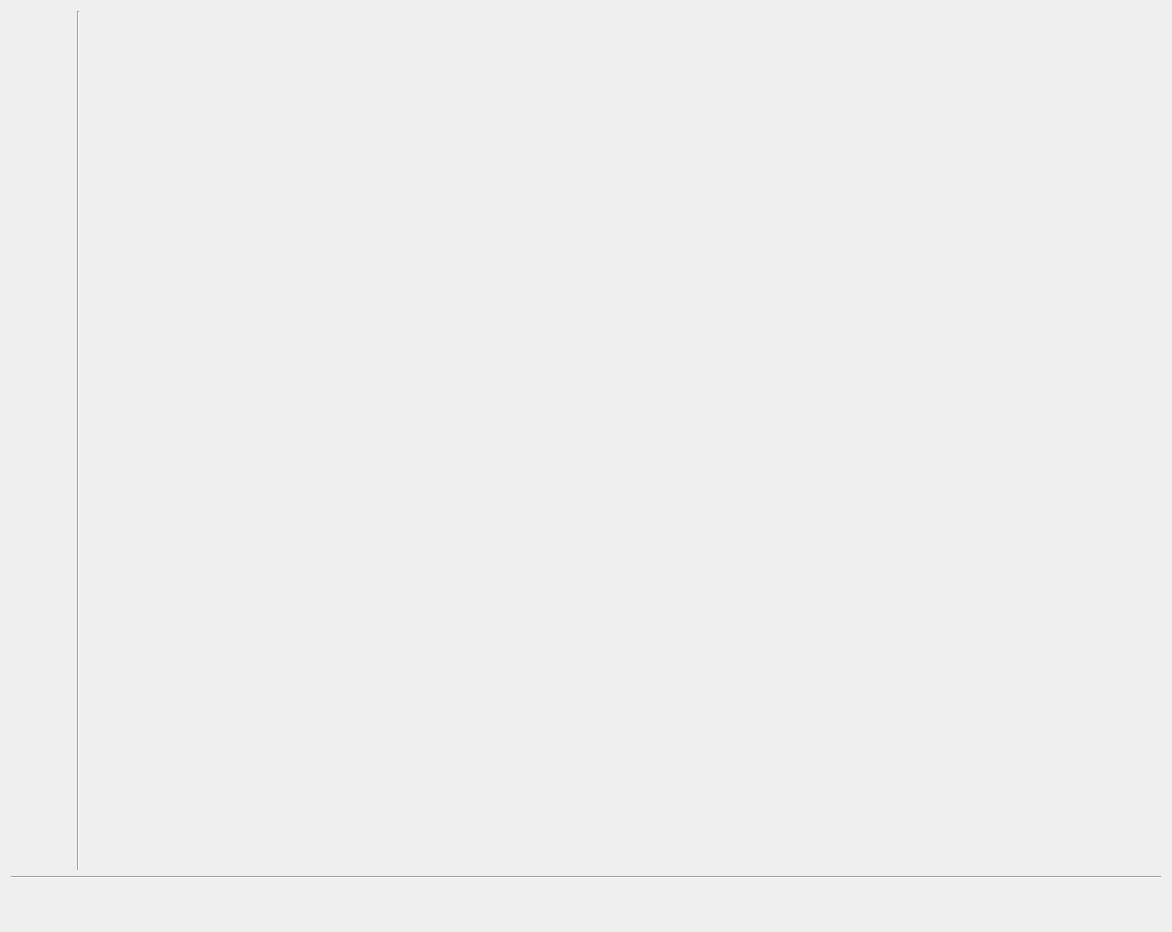
<?xml version="1.0" encoding="UTF-8"?>
<ui version="4.0">
 <class>Form</class>
 <widget class="QWidget" name="Form">
  <property name="geometry">
   <rect>
    <x>0</x>
    <y>0</y>
    <width>1172</width>
    <height>932</height>
   </rect>
  </property>
  <property name="windowTitle">
   <string>Form</string>
  </property>
  <layout class="QVBoxLayout" name="verticalLayout">
   <item>
    <layout class="QHBoxLayout" name="horizontalLayout_4">
     <property name="spacing">
      <number>6</number>
     </property>
     <item>
      <layout class="QVBoxLayout" name="verticalLayout_5">
       <property name="spacing">
        <number>10</number>
       </property>
       <property name="leftMargin">
        <number>20</number>
       </property>
       <property name="topMargin">
        <number>10</number>
       </property>
       <property name="rightMargin">
        <number>10</number>
       </property>
       <property name="bottomMargin">
        <number>10</number>
       </property>
       <item>
        <layout class="QHBoxLayout" name="horizontalLayout_2">
         <item alignment="Qt::AlignVCenter">
          <widget class="Epc" name="epc_3">
           <property name="frame" stdset="0">
            <string>StatusBits</string>
           </property>
           <property name="signal" stdset="0">
            <string>State_status</string>
           </property>
          </widget>
         </item>
         <item>
          <widget class="Check" name="check">
           <property name="frame" stdset="0">
            <string>StatusBits</string>
           </property>
           <property name="signal" stdset="0">
            <string>PowerAvailAC_status</string>
           </property>
          </widget>
         </item>
        </layout>
       </item>
       <item>
        <layout class="QGridLayout" name="gridLayout">
         <item row="2" column="3">
          <widget class="Check" name="check_4">
           <property name="frame" stdset="0">
            <string>CommandModeControl</string>
           </property>
           <property name="signal" stdset="0">
            <string>ForceRelayK1_Precharge_command</string>
           </property>
           <property name="tx" stdset="0">
            <bool>true</bool>
           </property>
          </widget>
         </item>
         <item row="2" column="4">
          <widget class="Check" name="check_5">
           <property name="frame" stdset="0">
            <string>CommandModeControl</string>
           </property>
           <property name="signal" stdset="0">
            <string>ForceRelayRelayK2_DCRun_comand</string>
           </property>
           <property name="tx" stdset="0">
            <bool>true</bool>
           </property>
          </widget>
         </item>
         <item row="1" column="4">
          <widget class="Check" name="check_6">
           <property name="frame" stdset="0">
            <string>CommandModeControl</string>
           </property>
           <property name="signal" stdset="0">
            <string>ForceRelayMX2_command</string>
           </property>
           <property name="tx" stdset="0">
            <bool>true</bool>
           </property>
          </widget>
         </item>
         <item row="1" column="3">
          <widget class="Check" name="check_7">
           <property name="frame" stdset="0">
            <string>CommandModeControl</string>
           </property>
           <property name="signal" stdset="0">
            <string>ForceRelayMX1_command</string>
           </property>
           <property name="tx" stdset="0">
            <bool>true</bool>
           </property>
          </widget>
         </item>
         <item row="1" column="2">
          <widget class="Check" name="check_8">
           <property name="frame" stdset="0">
            <string>CommandModeControl</string>
           </property>
           <property name="signal" stdset="0">
            <string>InvertHwEnable_command</string>
           </property>
           <property name="tx" stdset="0">
            <bool>true</bool>
           </property>
          </widget>
         </item>
         <item row="1" column="1">
          <widget class="Button" name="button">
           <property name="frame" stdset="0">
            <string>CommandModeControl</string>
           </property>
           <property name="signal" stdset="0">
            <string>FaultClear_command</string>
           </property>
           <property name="tx" stdset="0">
            <bool>true</bool>
           </property>
          </widget>
         </item>
         <item row="2" column="2">
          <widget class="Check" name="check_3">
           <property name="frame" stdset="0">
            <string>CommandModeControl</string>
           </property>
           <property name="signal" stdset="0">
            <string>Enable_command</string>
           </property>
           <property name="tx" stdset="0">
            <bool>true</bool>
           </property>
          </widget>
         </item>
        </layout>
       </item>
      </layout>
     </item>
     <item>
      <widget class="Line" name="line">
       <property name="orientation">
        <enum>Qt::Vertical</enum>
       </property>
      </widget>
     </item>
     <item>
      <layout class="QGridLayout" name="gridLayout_2">
       <item row="0" column="0">
        <widget class="Epc" name="epc_4">
         <property name="frame" stdset="0">
          <string>StatusDCParameters</string>
         </property>
         <property name="signal" stdset="0">
          <string>CurrentDC_measured</string>
         </property>
        </widget>
       </item>
       <item row="0" column="1">
        <widget class="Epc" name="epc_7">
         <property name="frame" stdset="0">
          <string>StatusACParameters</string>
         </property>
         <property name="signal" stdset="0">
          <string>CurrentAC_measured</string>
         </property>
        </widget>
       </item>
       <item row="1" column="1">
        <widget class="Epc" name="epc_9">
         <property name="frame" stdset="0">
          <string>StatusACParameters</string>
         </property>
         <property name="signal" stdset="0">
          <string>VoltageAC_measured</string>
         </property>
        </widget>
       </item>
       <item row="1" column="0">
        <widget class="Epc" name="epc_5">
         <property name="frame" stdset="0">
          <string>StatusDCParameters</string>
         </property>
         <property name="signal" stdset="0">
          <string>VoltageDCInput_measured</string>
         </property>
        </widget>
       </item>
       <item row="2" column="1">
        <widget class="Epc" name="epc_15">
         <property name="frame" stdset="0">
          <string>StatusTemps</string>
         </property>
         <property name="signal" stdset="0">
          <string>TempHeatsink_measured</string>
         </property>
        </widget>
       </item>
       <item row="1" column="2">
        <widget class="Epc" name="epc_6">
         <property name="frame" stdset="0">
          <string>StatusDCParameters</string>
         </property>
         <property name="signal" stdset="0">
          <string>VoltageDCBus</string>
         </property>
        </widget>
       </item>
       <item row="2" column="0">
        <widget class="Epc" name="epc_8">
         <property name="frame" stdset="0">
          <string>StatusTemps</string>
         </property>
         <property name="signal" stdset="0">
          <string>TempInternal_measured</string>
         </property>
        </widget>
       </item>
      </layout>
     </item>
     <item>
      <spacer name="horizontalSpacer_2">
       <property name="orientation">
        <enum>Qt::Horizontal</enum>
       </property>
       <property name="sizeHint" stdset="0">
        <size>
         <width>40</width>
         <height>20</height>
        </size>
       </property>
      </spacer>
     </item>
    </layout>
   </item>
   <item>
    <widget class="Line" name="line_2">
     <property name="orientation">
      <enum>Qt::Horizontal</enum>
     </property>
    </widget>
   </item>
   <item>
    <layout class="QHBoxLayout" name="horizontalLayout_6">
     <property name="spacing">
      <number>6</number>
     </property>
     <item>
      <layout class="QGridLayout" name="gridLayout_3">
       <item row="6" column="2">
        <widget class="Check" name="check_2">
         <property name="frame" stdset="0">
          <string>StatusBits</string>
         </property>
         <property name="signal" stdset="0">
          <string>PowerAvailAcRemote_status</string>
         </property>
        </widget>
       </item>
       <item row="1" column="2">
        <layout class="QHBoxLayout" name="horizontalLayout_5"/>
       </item>
       <item row="8" column="2">
        <widget class="Button" name="button_2">
         <property name="frame" stdset="0">
          <string>softwareRev</string>
         </property>
         <property name="signal" stdset="0">
          <string>InterfaceRev</string>
         </property>
         <property name="tx" stdset="0">
          <bool>true</bool>
         </property>
        </widget>
       </item>
       <item row="5" column="0">
        <widget class="Epc" name="epc_19">
         <property name="frame" stdset="0">
          <string>CommandPower</string>
         </property>
         <property name="signal" stdset="0">
          <string>ReactivePower_command</string>
         </property>
         <property name="tx" stdset="0">
          <bool>true</bool>
         </property>
        </widget>
       </item>
       <item row="4" column="0">
        <widget class="Epc" name="epc_16">
         <property name="frame" stdset="0">
          <string>CommandPower</string>
         </property>
         <property name="signal" stdset="0">
          <string>RealPower_command</string>
         </property>
         <property name="tx" stdset="0">
          <bool>true</bool>
         </property>
        </widget>
       </item>
       <item row="4" column="2">
        <widget class="Epc" name="epc_12">
         <property name="frame" stdset="0">
          <string>StatusMeasuredPower</string>
         </property>
         <property name="signal" stdset="0">
          <string>RealPower_measured</string>
         </property>
        </widget>
       </item>
       <item row="2" column="2">
        <widget class="Scale" name="scale">
         <property name="frame" stdset="0">
          <string>StatusControlVoltage</string>
         </property>
         <property name="signal" stdset="0">
          <string>v24_Supply</string>
         </property>
         <property name="override_range" stdset="0">
          <bool>true</bool>
         </property>
         <property name="maximum" stdset="0">
          <double>30.000000000000000</double>
         </property>
        </widget>
       </item>
       <item row="5" column="2">
        <widget class="Epc" name="epc_11">
         <property name="frame" stdset="0">
          <string>StatusMeasuredPower</string>
         </property>
         <property name="signal" stdset="0">
          <string>ReactivePower_measured</string>
         </property>
        </widget>
       </item>
       <item row="8" column="0">
        <widget class="Check" name="check_10">
         <property name="frame" stdset="0">
          <string>CommandModeControl</string>
         </property>
         <property name="signal" stdset="0">
          <string>UseVoltageSenseAsRemote_command</string>
         </property>
         <property name="tx" stdset="0">
          <bool>true</bool>
         </property>
        </widget>
       </item>
       <item row="2" column="0">
        <widget class="Epc" name="epc_17">
         <property name="frame" stdset="0">
          <string>CommandVF</string>
         </property>
         <property name="signal" stdset="0">
          <string>Voltage_command</string>
         </property>
         <property name="tx" stdset="0">
          <bool>true</bool>
         </property>
        </widget>
       </item>
       <item row="6" column="0">
        <widget class="Check" name="check_9">
         <property name="frame" stdset="0">
          <string>CommandModeControl</string>
         </property>
         <property name="signal" stdset="0">
          <string>SyncToRemoteSource_command</string>
         </property>
         <property name="tx" stdset="0">
          <bool>true</bool>
         </property>
        </widget>
       </item>
       <item row="3" column="0">
        <widget class="Epc" name="epc_18">
         <property name="frame" stdset="0">
          <string>CommandVF</string>
         </property>
         <property name="signal" stdset="0">
          <string>Frequency_command</string>
         </property>
         <property name="tx" stdset="0">
          <bool>true</bool>
         </property>
        </widget>
       </item>
       <item row="3" column="2">
        <widget class="HorizontalSlider" name="horizontalslider">
         <property name="frame" stdset="0">
          <string>CommandVF</string>
         </property>
         <property name="signal" stdset="0">
          <string>Frequency_command</string>
         </property>
         <property name="tx" stdset="0">
          <bool>true</bool>
         </property>
         <property name="override_range" stdset="0">
          <bool>false</bool>
         </property>
         <property name="minimum" stdset="0">
          <double>50.000000000000000</double>
         </property>
         <property name="maximum" stdset="0">
          <double>60.000000000000000</double>
         </property>
        </widget>
       </item>
       <item row="7" column="2">
        <widget class="Led" name="led">
         <property name="frame" stdset="0">
          <string>StatusBits</string>
         </property>
         <property name="signal" stdset="0">
          <string>PowerAvailAcRemote_status</string>
         </property>
         <property name="relative_height" stdset="0">
          <double>1.300000000000000</double>
         </property>
        </widget>
       </item>
      </layout>
     </item>
     <item>
      <layout class="QVBoxLayout" name="verticalLayout_6"/>
     </item>
    </layout>
   </item>
  </layout>
 </widget>
 <customwidgets>
  <customwidget>
   <class>Button</class>
   <extends>QWidget</extends>
   <header>epyq.widgets.button</header>
  </customwidget>
  <customwidget>
   <class>Check</class>
   <extends>QWidget</extends>
   <header>epyq.widgets.check</header>
  </customwidget>
  <customwidget>
   <class>Epc</class>
   <extends>QWidget</extends>
   <header>epyq.widgets.epc</header>
  </customwidget>
  <customwidget>
   <class>HorizontalSlider</class>
   <extends>QWidget</extends>
   <header>epyq.widgets.horizontalslider</header>
  </customwidget>
  <customwidget>
   <class>Led</class>
   <extends>QWidget</extends>
   <header>epyq.widgets.led</header>
  </customwidget>
  <customwidget>
   <class>Scale</class>
   <extends>QWidget</extends>
   <header>epyq.widgets.scale</header>
  </customwidget>
 </customwidgets>
 <resources/>
 <connections/>
</ui>
